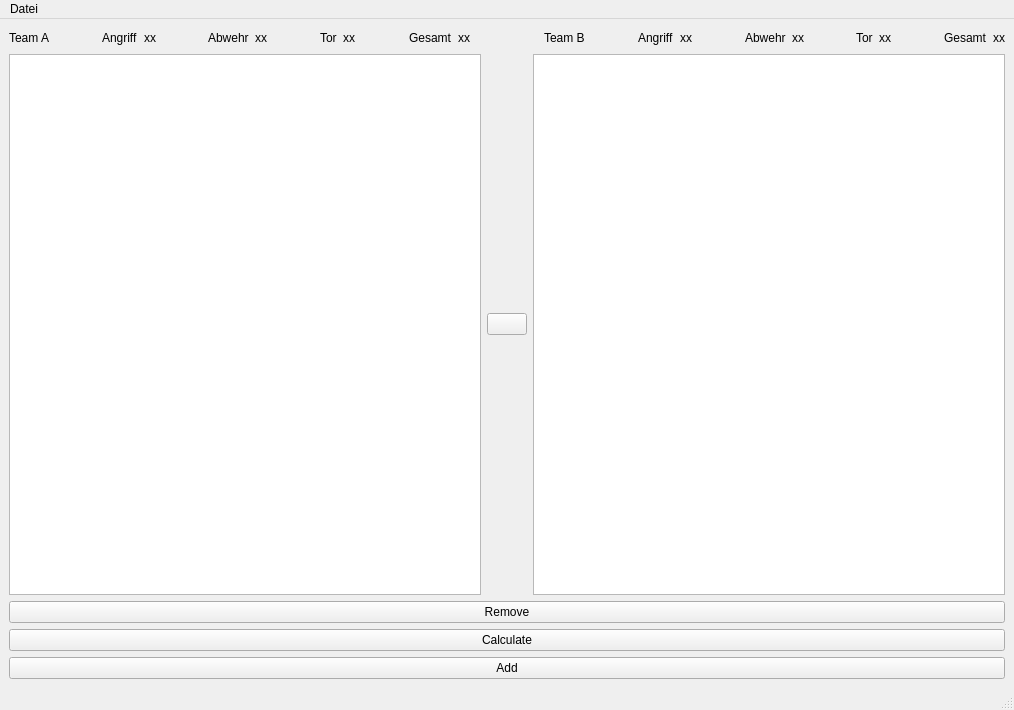
<?xml version="1.0" encoding="UTF-8"?>
<ui version="4.0">
 <class>mainWindow</class>
 <widget class="QMainWindow" name="mainWindow">
  <property name="geometry">
   <rect>
    <x>0</x>
    <y>0</y>
    <width>1014</width>
    <height>710</height>
   </rect>
  </property>
  <property name="windowTitle">
   <string>Übersicht</string>
  </property>
  <property name="windowIcon">
   <iconset>
    <normaloff>Fussball.jpg</normaloff>Fussball.jpg</iconset>
  </property>
  <widget class="QWidget" name="centralwidget">
   <layout class="QVBoxLayout" name="verticalLayout">
    <item>
     <layout class="QHBoxLayout" name="horizontalLayout">
      <item>
       <widget class="QLabel" name="label">
        <property name="text">
         <string>Team A</string>
        </property>
       </widget>
      </item>
      <item>
       <spacer name="horizontalSpacer_3">
        <property name="orientation">
         <enum>Qt::Horizontal</enum>
        </property>
        <property name="sizeHint" stdset="0">
         <size>
          <width>18</width>
          <height>20</height>
         </size>
        </property>
       </spacer>
      </item>
      <item>
       <widget class="QLabel" name="label_3">
        <property name="text">
         <string>Angriff</string>
        </property>
       </widget>
      </item>
      <item>
       <widget class="QLabel" name="angriff_A">
        <property name="text">
         <string>xx</string>
        </property>
       </widget>
      </item>
      <item>
       <spacer name="horizontalSpacer_6">
        <property name="orientation">
         <enum>Qt::Horizontal</enum>
        </property>
        <property name="sizeHint" stdset="0">
         <size>
          <width>18</width>
          <height>20</height>
         </size>
        </property>
       </spacer>
      </item>
      <item>
       <widget class="QLabel" name="label_4">
        <property name="text">
         <string>Abwehr</string>
        </property>
       </widget>
      </item>
      <item>
       <widget class="QLabel" name="abwehr_A">
        <property name="text">
         <string>xx</string>
        </property>
       </widget>
      </item>
      <item>
       <spacer name="horizontalSpacer_4">
        <property name="orientation">
         <enum>Qt::Horizontal</enum>
        </property>
        <property name="sizeHint" stdset="0">
         <size>
          <width>38</width>
          <height>20</height>
         </size>
        </property>
       </spacer>
      </item>
      <item>
       <widget class="QLabel" name="label_7">
        <property name="text">
         <string>Tor</string>
        </property>
       </widget>
      </item>
      <item>
       <widget class="QLabel" name="tor_A">
        <property name="text">
         <string>xx</string>
        </property>
       </widget>
      </item>
      <item>
       <spacer name="horizontalSpacer_5">
        <property name="orientation">
         <enum>Qt::Horizontal</enum>
        </property>
        <property name="sizeHint" stdset="0">
         <size>
          <width>48</width>
          <height>20</height>
         </size>
        </property>
       </spacer>
      </item>
      <item>
       <widget class="QLabel" name="label_9">
        <property name="text">
         <string>Gesamt</string>
        </property>
       </widget>
      </item>
      <item>
       <widget class="QLabel" name="gesammt_A">
        <property name="text">
         <string>xx</string>
        </property>
       </widget>
      </item>
      <item>
       <spacer name="horizontalSpacer">
        <property name="orientation">
         <enum>Qt::Horizontal</enum>
        </property>
        <property name="sizeHint" stdset="0">
         <size>
          <width>68</width>
          <height>20</height>
         </size>
        </property>
       </spacer>
      </item>
      <item>
       <widget class="QLabel" name="label_2">
        <property name="text">
         <string>Team B</string>
        </property>
       </widget>
      </item>
      <item>
       <spacer name="horizontalSpacer_8">
        <property name="orientation">
         <enum>Qt::Horizontal</enum>
        </property>
        <property name="sizeHint" stdset="0">
         <size>
          <width>28</width>
          <height>20</height>
         </size>
        </property>
       </spacer>
      </item>
      <item>
       <widget class="QLabel" name="label_13">
        <property name="text">
         <string>Angriff</string>
        </property>
       </widget>
      </item>
      <item>
       <widget class="QLabel" name="angriff_B">
        <property name="text">
         <string>xx</string>
        </property>
       </widget>
      </item>
      <item>
       <spacer name="horizontalSpacer_9">
        <property name="orientation">
         <enum>Qt::Horizontal</enum>
        </property>
        <property name="sizeHint" stdset="0">
         <size>
          <width>18</width>
          <height>20</height>
         </size>
        </property>
       </spacer>
      </item>
      <item>
       <widget class="QLabel" name="label_12">
        <property name="text">
         <string>Abwehr</string>
        </property>
       </widget>
      </item>
      <item>
       <widget class="QLabel" name="abwehr_B">
        <property name="text">
         <string>xx</string>
        </property>
       </widget>
      </item>
      <item>
       <spacer name="horizontalSpacer_10">
        <property name="orientation">
         <enum>Qt::Horizontal</enum>
        </property>
        <property name="sizeHint" stdset="0">
         <size>
          <width>38</width>
          <height>20</height>
         </size>
        </property>
       </spacer>
      </item>
      <item>
       <widget class="QLabel" name="label_18">
        <property name="text">
         <string>Tor</string>
        </property>
       </widget>
      </item>
      <item>
       <widget class="QLabel" name="tor_B">
        <property name="text">
         <string>xx</string>
        </property>
       </widget>
      </item>
      <item>
       <spacer name="horizontalSpacer_11">
        <property name="orientation">
         <enum>Qt::Horizontal</enum>
        </property>
        <property name="sizeHint" stdset="0">
         <size>
          <width>38</width>
          <height>20</height>
         </size>
        </property>
       </spacer>
      </item>
      <item>
       <widget class="QLabel" name="label_16">
        <property name="text">
         <string>Gesamt</string>
        </property>
       </widget>
      </item>
      <item>
       <widget class="QLabel" name="gesammt_B">
        <property name="text">
         <string>xx</string>
        </property>
       </widget>
      </item>
     </layout>
    </item>
    <item>
     <layout class="QHBoxLayout" name="horizontalLayout_2">
      <item>
       <widget class="QTableView" name="tableView_A">
        <property name="alternatingRowColors">
         <bool>true</bool>
        </property>
        <property name="gridStyle">
         <enum>Qt::DashLine</enum>
        </property>
        <property name="sortingEnabled">
         <bool>true</bool>
        </property>
        <attribute name="horizontalHeaderCascadingSectionResizes">
         <bool>true</bool>
        </attribute>
        <attribute name="horizontalHeaderDefaultSectionSize">
         <number>80</number>
        </attribute>
        <attribute name="horizontalHeaderStretchLastSection">
         <bool>true</bool>
        </attribute>
       </widget>
      </item>
      <item>
       <widget class="QPushButton" name="pushButton">
        <property name="text">
         <string/>
        </property>
        <property name="icon">
         <iconset>
          <normaloff>switchArrow.jpg</normaloff>switchArrow.jpg</iconset>
        </property>
        <property name="iconSize">
         <size>
          <width>40</width>
          <height>40</height>
         </size>
        </property>
       </widget>
      </item>
      <item>
       <widget class="QTableView" name="tableView_B">
        <property name="alternatingRowColors">
         <bool>true</bool>
        </property>
        <property name="gridStyle">
         <enum>Qt::DotLine</enum>
        </property>
        <property name="sortingEnabled">
         <bool>true</bool>
        </property>
        <attribute name="horizontalHeaderCascadingSectionResizes">
         <bool>true</bool>
        </attribute>
        <attribute name="horizontalHeaderDefaultSectionSize">
         <number>80</number>
        </attribute>
        <attribute name="horizontalHeaderStretchLastSection">
         <bool>true</bool>
        </attribute>
       </widget>
      </item>
     </layout>
    </item>
    <item>
     <widget class="QPushButton" name="pushButton_3">
      <property name="text">
       <string>Remove</string>
      </property>
     </widget>
    </item>
    <item>
     <widget class="QPushButton" name="pushButton_1">
      <property name="text">
       <string>Calculate</string>
      </property>
     </widget>
    </item>
    <item>
     <widget class="QPushButton" name="pushButton_2">
      <property name="text">
       <string>Add</string>
      </property>
     </widget>
    </item>
   </layout>
  </widget>
  <widget class="QStatusBar" name="statusbar"/>
  <widget class="QMenuBar" name="menuBar">
   <property name="geometry">
    <rect>
     <x>0</x>
     <y>0</y>
     <width>1014</width>
     <height>21</height>
    </rect>
   </property>
   <widget class="QMenu" name="menuDatei">
    <property name="title">
     <string>Datei</string>
    </property>
    <addaction name="actionSpeichern"/>
    <addaction name="actionSpeichern_unter"/>
    <addaction name="actionPrint_to_txt"/>
   </widget>
   <addaction name="menuDatei"/>
  </widget>
  <action name="actionW_hle_Speicher_Ort_2">
   <property name="text">
    <string>Wähle Speicher Ort</string>
   </property>
  </action>
  <action name="actionSpeichern">
   <property name="text">
    <string>Speichern</string>
   </property>
  </action>
  <action name="actionSpeichern_unter">
   <property name="text">
    <string>Speichern unter</string>
   </property>
  </action>
  <action name="actionPrint_to_txt">
   <property name="text">
    <string>Print to *.txt</string>
   </property>
  </action>
 </widget>
 <resources/>
 <connections/>
</ui>
